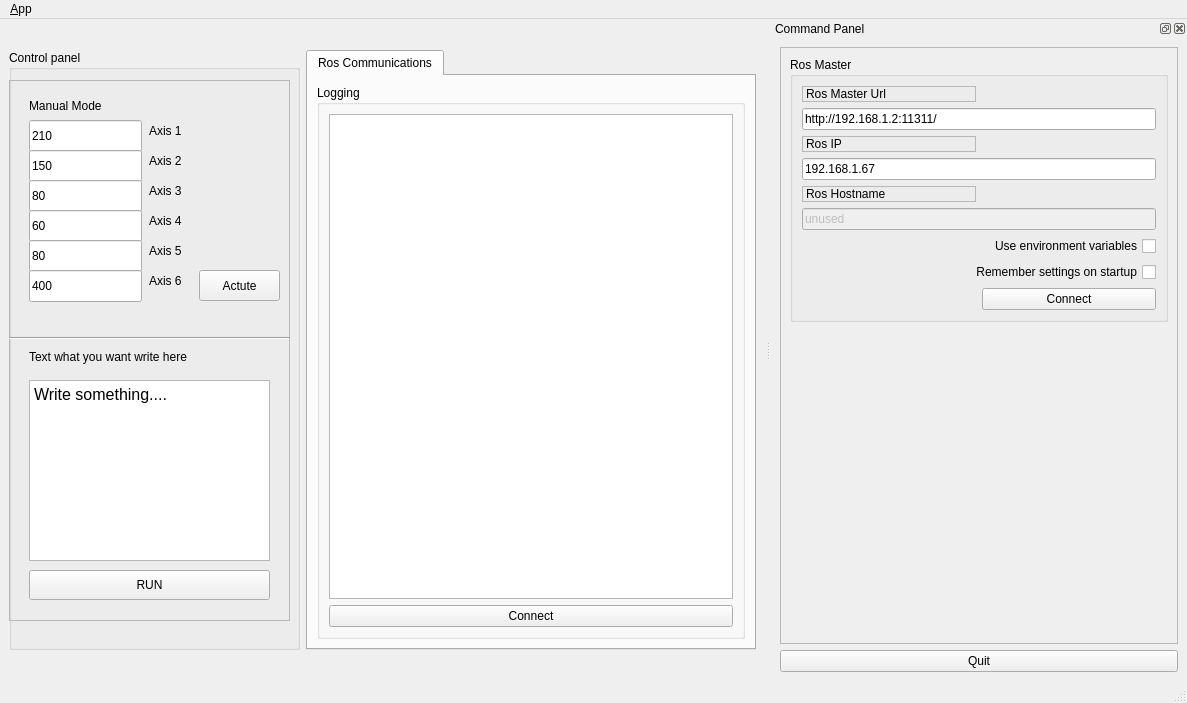
<?xml version="1.0" encoding="UTF-8"?>
<ui version="4.0">
 <class>MainWindowDesign</class>
 <widget class="QMainWindow" name="MainWindowDesign">
  <property name="geometry">
   <rect>
    <x>0</x>
    <y>0</y>
    <width>1187</width>
    <height>703</height>
   </rect>
  </property>
  <property name="windowTitle">
   <string>QRosApp</string>
  </property>
  <property name="windowIcon">
   <iconset resource="../resources/images.qrc">
    <normaloff>:/images/icon.png</normaloff>:/images/icon.png</iconset>
  </property>
  <property name="locale">
   <locale language="English" country="Australia"/>
  </property>
  <widget class="QWidget" name="centralwidget">
   <layout class="QHBoxLayout">
    <item>
     <widget class="QGroupBox" name="CtrlPanel">
      <property name="maximumSize">
       <size>
        <width>600</width>
        <height>600</height>
       </size>
      </property>
      <property name="title">
       <string>Control panel</string>
      </property>
      <widget class="QFrame" name="frame_2">
       <property name="geometry">
        <rect>
         <x>0</x>
         <y>30</y>
         <width>281</width>
         <height>541</height>
        </rect>
       </property>
       <property name="maximumSize">
        <size>
         <width>600</width>
         <height>600</height>
        </size>
       </property>
       <property name="frameShape">
        <enum>QFrame::StyledPanel</enum>
       </property>
       <property name="frameShadow">
        <enum>QFrame::Raised</enum>
       </property>
       <widget class="QTextEdit" name="textInput">
        <property name="geometry">
         <rect>
          <x>20</x>
          <y>300</y>
          <width>241</width>
          <height>181</height>
         </rect>
        </property>
        <property name="html">
         <string>&lt;!DOCTYPE HTML PUBLIC &quot;-//W3C//DTD HTML 4.0//EN&quot; &quot;http://www.w3.org/TR/REC-html40/strict.dtd&quot;&gt;
&lt;html&gt;&lt;head&gt;&lt;meta name=&quot;qrichtext&quot; content=&quot;1&quot; /&gt;&lt;style type=&quot;text/css&quot;&gt;
p, li { white-space: pre-wrap; }
&lt;/style&gt;&lt;/head&gt;&lt;body style=&quot; font-family:'PibotoLt'; font-size:12pt; font-weight:400; font-style:normal;&quot;&gt;
&lt;p style=&quot; margin-top:0px; margin-bottom:0px; margin-left:0px; margin-right:0px; -qt-block-indent:0; text-indent:0px;&quot;&gt;Write something....&lt;/p&gt;&lt;/body&gt;&lt;/html&gt;</string>
        </property>
       </widget>
       <widget class="QLabel" name="label_4">
        <property name="geometry">
         <rect>
          <x>20</x>
          <y>261</y>
          <width>221</width>
          <height>31</height>
         </rect>
        </property>
        <property name="text">
         <string>Text what you want write here</string>
        </property>
       </widget>
       <widget class="Line" name="line">
        <property name="geometry">
         <rect>
          <x>0</x>
          <y>250</y>
          <width>281</width>
          <height>16</height>
         </rect>
        </property>
        <property name="orientation">
         <enum>Qt::Horizontal</enum>
        </property>
       </widget>
       <widget class="QPushButton" name="writeStart">
        <property name="geometry">
         <rect>
          <x>20</x>
          <y>490</y>
          <width>241</width>
          <height>30</height>
         </rect>
        </property>
        <property name="text">
         <string>RUN</string>
        </property>
       </widget>
       <widget class="QLabel" name="label_5">
        <property name="geometry">
         <rect>
          <x>20</x>
          <y>10</y>
          <width>221</width>
          <height>31</height>
         </rect>
        </property>
        <property name="text">
         <string>Manual Mode</string>
        </property>
       </widget>
       <widget class="QLineEdit" name="axisOne">
        <property name="geometry">
         <rect>
          <x>20</x>
          <y>40</y>
          <width>113</width>
          <height>32</height>
         </rect>
        </property>
        <property name="text">
         <string>210</string>
        </property>
       </widget>
       <widget class="QLineEdit" name="axisTwo">
        <property name="geometry">
         <rect>
          <x>20</x>
          <y>70</y>
          <width>113</width>
          <height>32</height>
         </rect>
        </property>
        <property name="text">
         <string>150</string>
        </property>
       </widget>
       <widget class="QLineEdit" name="axisThree">
        <property name="geometry">
         <rect>
          <x>20</x>
          <y>100</y>
          <width>113</width>
          <height>32</height>
         </rect>
        </property>
        <property name="text">
         <string>80</string>
        </property>
       </widget>
       <widget class="QLineEdit" name="axisFour">
        <property name="geometry">
         <rect>
          <x>20</x>
          <y>130</y>
          <width>113</width>
          <height>32</height>
         </rect>
        </property>
        <property name="text">
         <string>60</string>
        </property>
       </widget>
       <widget class="QLineEdit" name="axisFive">
        <property name="geometry">
         <rect>
          <x>20</x>
          <y>160</y>
          <width>113</width>
          <height>32</height>
         </rect>
        </property>
        <property name="text">
         <string>80</string>
        </property>
       </widget>
       <widget class="QLineEdit" name="axisSix">
        <property name="geometry">
         <rect>
          <x>20</x>
          <y>190</y>
          <width>113</width>
          <height>32</height>
         </rect>
        </property>
        <property name="text">
         <string>400</string>
        </property>
       </widget>
       <widget class="QLabel" name="label_6">
        <property name="geometry">
         <rect>
          <x>140</x>
          <y>40</y>
          <width>68</width>
          <height>22</height>
         </rect>
        </property>
        <property name="text">
         <string>Axis 1</string>
        </property>
       </widget>
       <widget class="QLabel" name="label_7">
        <property name="geometry">
         <rect>
          <x>140</x>
          <y>70</y>
          <width>68</width>
          <height>22</height>
         </rect>
        </property>
        <property name="text">
         <string>Axis 2</string>
        </property>
       </widget>
       <widget class="QLabel" name="label_8">
        <property name="geometry">
         <rect>
          <x>140</x>
          <y>100</y>
          <width>68</width>
          <height>22</height>
         </rect>
        </property>
        <property name="text">
         <string>Axis 3</string>
        </property>
       </widget>
       <widget class="QLabel" name="label_9">
        <property name="geometry">
         <rect>
          <x>140</x>
          <y>130</y>
          <width>68</width>
          <height>22</height>
         </rect>
        </property>
        <property name="text">
         <string>Axis 4</string>
        </property>
       </widget>
       <widget class="QLabel" name="label_10">
        <property name="geometry">
         <rect>
          <x>140</x>
          <y>160</y>
          <width>68</width>
          <height>22</height>
         </rect>
        </property>
        <property name="text">
         <string>Axis 5</string>
        </property>
       </widget>
       <widget class="QLabel" name="label_11">
        <property name="geometry">
         <rect>
          <x>140</x>
          <y>190</y>
          <width>68</width>
          <height>22</height>
         </rect>
        </property>
        <property name="text">
         <string>Axis 6</string>
        </property>
       </widget>
       <widget class="QPushButton" name="manualActute">
        <property name="geometry">
         <rect>
          <x>190</x>
          <y>190</y>
          <width>81</width>
          <height>31</height>
         </rect>
        </property>
        <property name="text">
         <string>Actute</string>
        </property>
       </widget>
      </widget>
     </widget>
    </item>
    <item>
     <widget class="QTabWidget" name="tab_manager">
      <property name="minimumSize">
       <size>
        <width>100</width>
        <height>0</height>
       </size>
      </property>
      <property name="maximumSize">
       <size>
        <width>450</width>
        <height>600</height>
       </size>
      </property>
      <property name="locale">
       <locale language="English" country="Australia"/>
      </property>
      <property name="currentIndex">
       <number>0</number>
      </property>
      <widget class="QWidget" name="tab_status">
       <attribute name="title">
        <string>Ros Communications</string>
       </attribute>
       <layout class="QVBoxLayout" name="verticalLayout_2">
        <item>
         <widget class="QGroupBox" name="groupBox_12">
          <property name="sizePolicy">
           <sizepolicy hsizetype="MinimumExpanding" vsizetype="Preferred">
            <horstretch>0</horstretch>
            <verstretch>0</verstretch>
           </sizepolicy>
          </property>
          <property name="title">
           <string>Logging</string>
          </property>
          <layout class="QGridLayout" name="gridLayout_3">
           <item row="1" column="0">
            <widget class="QListView" name="view_logging"/>
           </item>
           <item row="2" column="0">
            <widget class="QPushButton" name="connectRos">
             <property name="text">
              <string>Connect</string>
             </property>
            </widget>
           </item>
          </layout>
         </widget>
        </item>
       </layout>
      </widget>
     </widget>
    </item>
   </layout>
  </widget>
  <widget class="QMenuBar" name="menubar">
   <property name="geometry">
    <rect>
     <x>0</x>
     <y>0</y>
     <width>1187</width>
     <height>28</height>
    </rect>
   </property>
   <widget class="QMenu" name="menu_File">
    <property name="title">
     <string>&amp;App</string>
    </property>
    <addaction name="action_Preferences"/>
    <addaction name="separator"/>
    <addaction name="actionAbout"/>
    <addaction name="actionAbout_Qt"/>
    <addaction name="separator"/>
    <addaction name="action_Quit"/>
   </widget>
   <addaction name="menu_File"/>
  </widget>
  <widget class="QStatusBar" name="statusbar"/>
  <widget class="QDockWidget" name="dock_status">
   <property name="sizePolicy">
    <sizepolicy hsizetype="Minimum" vsizetype="Preferred">
     <horstretch>0</horstretch>
     <verstretch>0</verstretch>
    </sizepolicy>
   </property>
   <property name="minimumSize">
    <size>
     <width>416</width>
     <height>615</height>
    </size>
   </property>
   <property name="allowedAreas">
    <set>Qt::RightDockWidgetArea</set>
   </property>
   <property name="windowTitle">
    <string>Command Panel</string>
   </property>
   <attribute name="dockWidgetArea">
    <number>2</number>
   </attribute>
   <widget class="QWidget" name="dockWidgetContents_2">
    <layout class="QVBoxLayout" name="verticalLayout">
     <item>
      <widget class="QFrame" name="frame">
       <property name="sizePolicy">
        <sizepolicy hsizetype="Minimum" vsizetype="Preferred">
         <horstretch>0</horstretch>
         <verstretch>0</verstretch>
        </sizepolicy>
       </property>
       <property name="frameShape">
        <enum>QFrame::StyledPanel</enum>
       </property>
       <property name="frameShadow">
        <enum>QFrame::Raised</enum>
       </property>
       <layout class="QVBoxLayout" name="verticalLayout_3">
        <item>
         <widget class="QGroupBox" name="groupBox">
          <property name="title">
           <string>Ros Master</string>
          </property>
          <layout class="QGridLayout" name="gridLayout">
           <item row="0" column="0">
            <widget class="QLabel" name="label">
             <property name="frameShape">
              <enum>QFrame::StyledPanel</enum>
             </property>
             <property name="frameShadow">
              <enum>QFrame::Raised</enum>
             </property>
             <property name="text">
              <string>Ros Master Url</string>
             </property>
            </widget>
           </item>
           <item row="1" column="0" colspan="2">
            <widget class="QLineEdit" name="line_edit_master">
             <property name="text">
              <string>http://192.168.1.2:11311/</string>
             </property>
            </widget>
           </item>
           <item row="2" column="0">
            <widget class="QLabel" name="label_2">
             <property name="frameShape">
              <enum>QFrame::StyledPanel</enum>
             </property>
             <property name="frameShadow">
              <enum>QFrame::Raised</enum>
             </property>
             <property name="text">
              <string>Ros IP</string>
             </property>
            </widget>
           </item>
           <item row="3" column="0" colspan="2">
            <widget class="QLineEdit" name="line_edit_host">
             <property name="text">
              <string>192.168.1.67</string>
             </property>
            </widget>
           </item>
           <item row="4" column="0">
            <widget class="QLabel" name="label_3">
             <property name="frameShape">
              <enum>QFrame::StyledPanel</enum>
             </property>
             <property name="frameShadow">
              <enum>QFrame::Raised</enum>
             </property>
             <property name="text">
              <string>Ros Hostname</string>
             </property>
            </widget>
           </item>
           <item row="5" column="0" colspan="2">
            <widget class="QLineEdit" name="line_edit_topic">
             <property name="enabled">
              <bool>false</bool>
             </property>
             <property name="text">
              <string>unused</string>
             </property>
            </widget>
           </item>
           <item row="6" column="0" colspan="2">
            <widget class="QCheckBox" name="checkbox_use_environment">
             <property name="layoutDirection">
              <enum>Qt::RightToLeft</enum>
             </property>
             <property name="text">
              <string>Use environment variables</string>
             </property>
            </widget>
           </item>
           <item row="7" column="0" colspan="2">
            <widget class="QCheckBox" name="checkbox_remember_settings">
             <property name="layoutDirection">
              <enum>Qt::RightToLeft</enum>
             </property>
             <property name="text">
              <string>Remember settings on startup</string>
             </property>
            </widget>
           </item>
           <item row="8" column="0">
            <spacer name="horizontalSpacer">
             <property name="orientation">
              <enum>Qt::Horizontal</enum>
             </property>
             <property name="sizeHint" stdset="0">
              <size>
               <width>170</width>
               <height>21</height>
              </size>
             </property>
            </spacer>
           </item>
           <item row="8" column="1">
            <widget class="QPushButton" name="button_connect">
             <property name="enabled">
              <bool>true</bool>
             </property>
             <property name="sizePolicy">
              <sizepolicy hsizetype="MinimumExpanding" vsizetype="Fixed">
               <horstretch>0</horstretch>
               <verstretch>0</verstretch>
              </sizepolicy>
             </property>
             <property name="toolTip">
              <string>Set the target to the current joint trajectory state.</string>
             </property>
             <property name="statusTip">
              <string>Clear all waypoints and set the target to the current joint trajectory state.</string>
             </property>
             <property name="text">
              <string>Connect</string>
             </property>
            </widget>
           </item>
          </layout>
         </widget>
        </item>
        <item>
         <spacer name="verticalSpacer_3">
          <property name="orientation">
           <enum>Qt::Vertical</enum>
          </property>
          <property name="sizeHint" stdset="0">
           <size>
            <width>20</width>
            <height>233</height>
           </size>
          </property>
         </spacer>
        </item>
       </layout>
      </widget>
     </item>
     <item>
      <widget class="QPushButton" name="quit_button">
       <property name="sizePolicy">
        <sizepolicy hsizetype="MinimumExpanding" vsizetype="Fixed">
         <horstretch>0</horstretch>
         <verstretch>0</verstretch>
        </sizepolicy>
       </property>
       <property name="text">
        <string>Quit</string>
       </property>
      </widget>
     </item>
    </layout>
   </widget>
  </widget>
  <action name="action_Quit">
   <property name="text">
    <string>&amp;Quit</string>
   </property>
   <property name="shortcut">
    <string>Ctrl+Q</string>
   </property>
   <property name="shortcutContext">
    <enum>Qt::ApplicationShortcut</enum>
   </property>
  </action>
  <action name="action_Preferences">
   <property name="text">
    <string>&amp;Preferences</string>
   </property>
  </action>
  <action name="actionAbout">
   <property name="text">
    <string>&amp;About</string>
   </property>
  </action>
  <action name="actionAbout_Qt">
   <property name="text">
    <string>About &amp;Qt</string>
   </property>
  </action>
 </widget>
 <resources>
  <include location="../resources/images.qrc"/>
 </resources>
 <connections>
  <connection>
   <sender>action_Quit</sender>
   <signal>triggered()</signal>
   <receiver>MainWindowDesign</receiver>
   <slot>close()</slot>
   <hints>
    <hint type="sourcelabel">
     <x>-1</x>
     <y>-1</y>
    </hint>
    <hint type="destinationlabel">
     <x>399</x>
     <y>299</y>
    </hint>
   </hints>
  </connection>
  <connection>
   <sender>quit_button</sender>
   <signal>clicked()</signal>
   <receiver>MainWindowDesign</receiver>
   <slot>close()</slot>
   <hints>
    <hint type="sourcelabel">
     <x>859</x>
     <y>552</y>
    </hint>
    <hint type="destinationlabel">
     <x>469</x>
     <y>299</y>
    </hint>
   </hints>
  </connection>
 </connections>
</ui>
